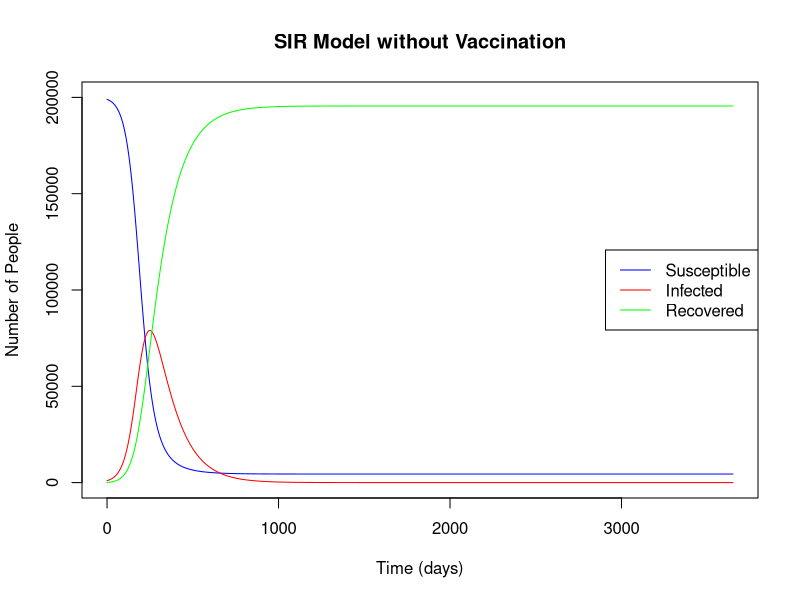
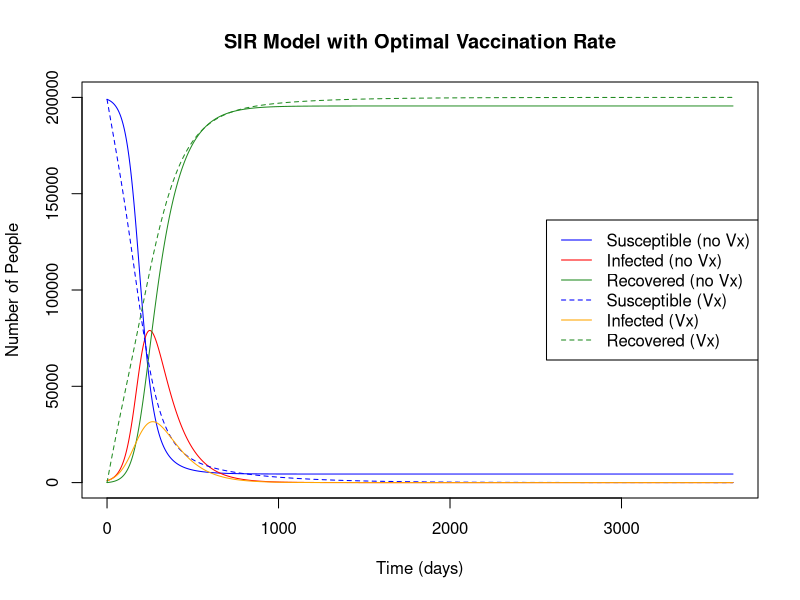
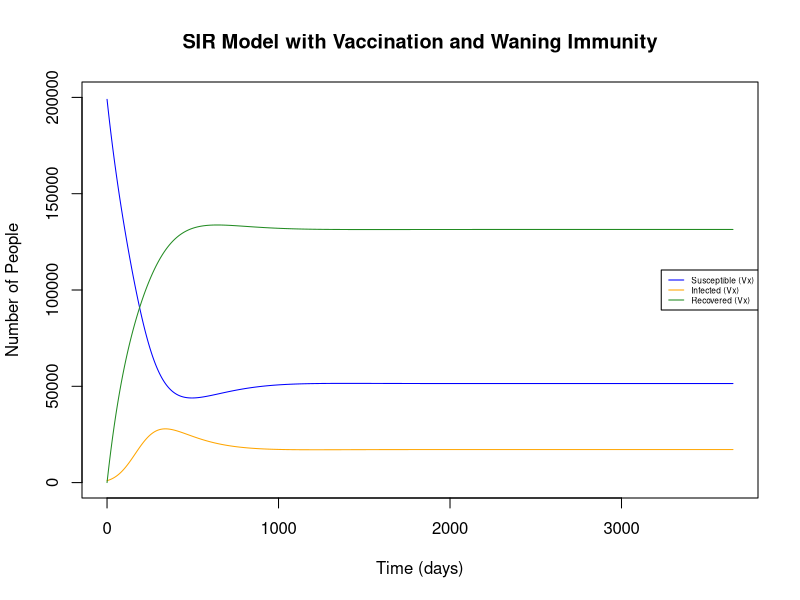
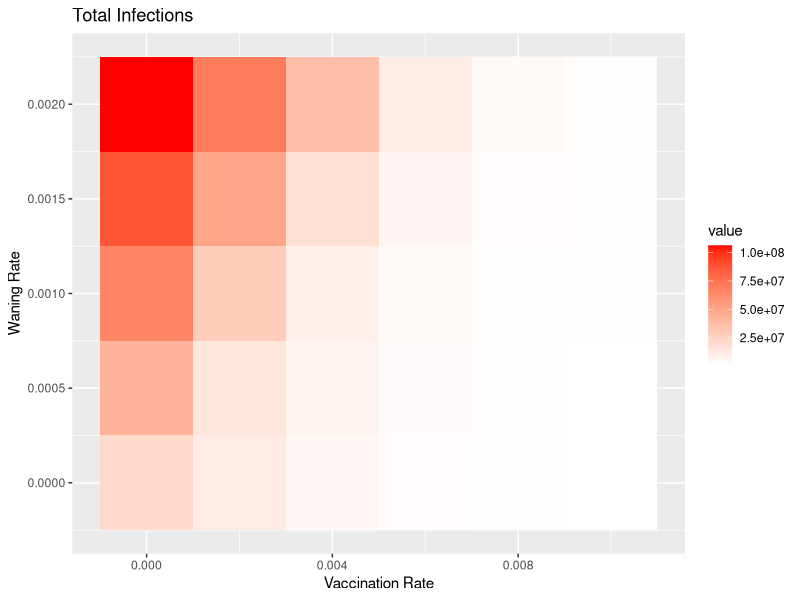
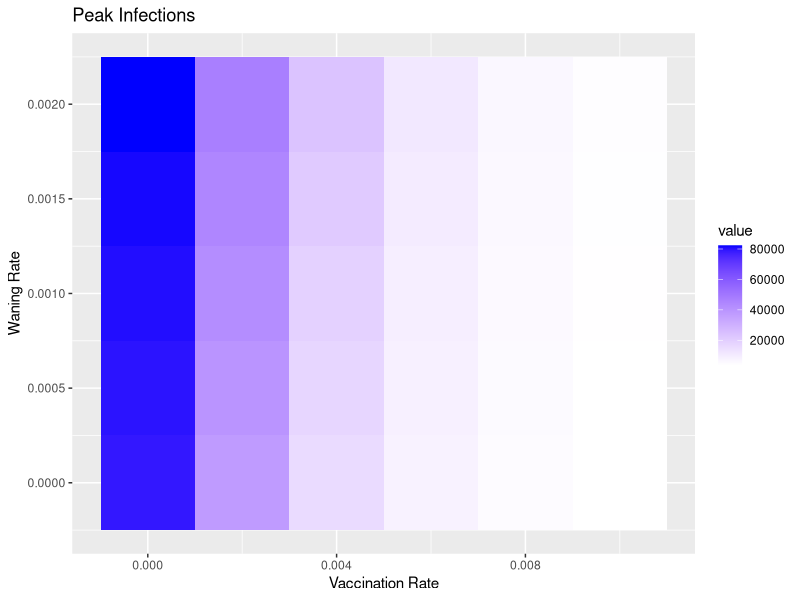
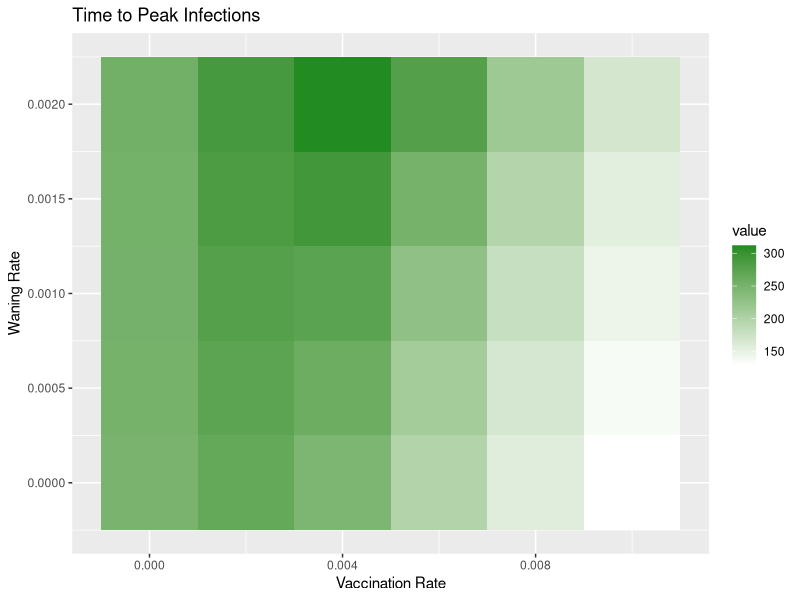
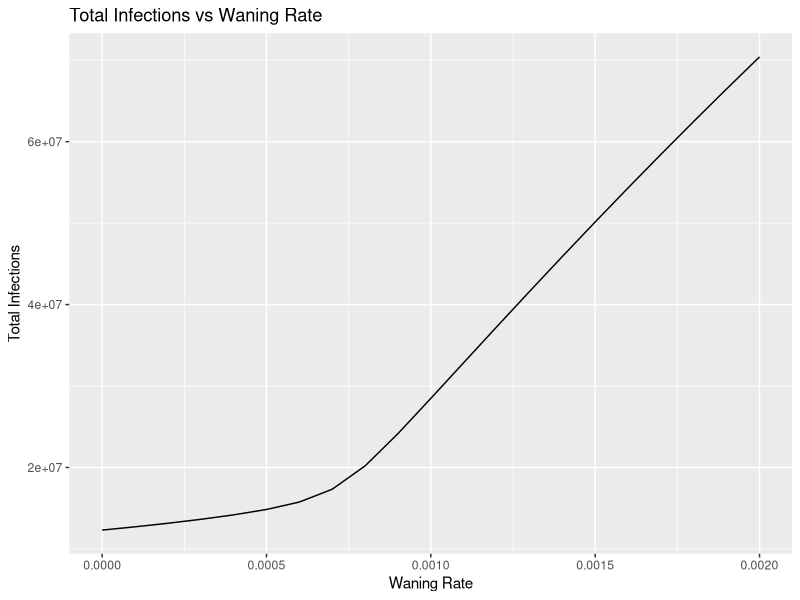
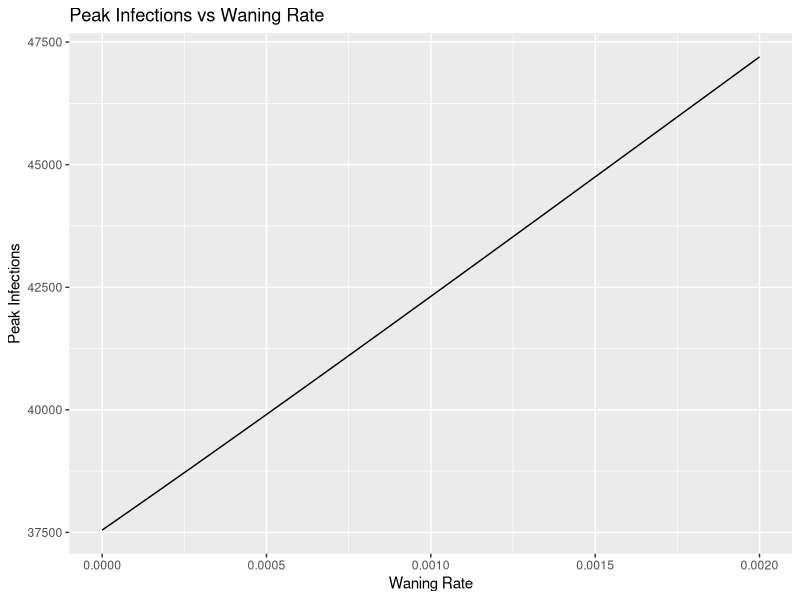

Source code (R) for these figures, in order:
## ---- chunk 1

library(deSolve)

# Define the SIR model
sir_model <- function(t, y, parms) {
  with(as.list(c(y, parms)), {
    dS <- -beta * S * I / N
    dI <- beta * S * I / N - gamma * I
    dR <- gamma * I
    list(c(dS, dI, dR))
  })
}

# Parameters
N <- 200000      # Total population
beta <- 0.035     # Infection rate
gamma <- 0.009    # Recovery rate
I0 <- 1000         # Initial number of infected individuals
R0 <- 0         # Initial number of recovered individuals
S0 <- N - I0    # Initial number of susceptible individuals

# Time
times <- seq(0, 10*365, by = 1)  # Time in days

# Initial values
init <- c(S = S0, I = I0, R = R0)
parms <- c(beta = beta, gamma = gamma, N = N)

# Run the simulation
out <- ode(y = init, times = times, func = sir_model, parms = parms)

# Convert output to a data frame
out_df <- as.data.frame(out)

# Find peak infections
peak_infections <- max(out_df$I)
peak_time <- out_df$time[which.max(out_df$I)]

# Compute total number of infections
total_infections <- sum(out_df$I) * diff(times[1:2])  # Approximate total infections

# Plot results
plot(out_df$time, out_df$S, type = 'l', col = 'blue', ylim = c(0, N), xlab = 'Time (days)', ylab = 'Number of People', main = 'SIR Model without Vaccination')
lines(out_df$time, out_df$I, col = 'red')
lines(out_df$time, out_df$R, col = 'green')
legend("right", legend = c("Susceptible", "Infected", "Recovered"), col = c("blue", "red", "green"), lty = 1)

# Print results
cat(sprintf("Peak number of infections: %.0f\n", peak_infections))
cat(sprintf("Time of peak infection (days): %.0f\n", peak_time))
cat(sprintf("Total number of infections: %.0f\n", total_infections))

## ---- chunk 2
library(deSolve)

# Define the SIR model with vaccination as an intervention
sir_model_vx <- function(t, y, parms) {
  with(as.list(c(y, parms)), {
    dS <- -beta * S * I / N - vx_rate * S
    dI <- beta * S * I / N - gamma * I
    dR <- gamma * I + vx_rate * S
    list(c(dS, dI, dR))
  })
}

# Parameters
N <- 200000       # Total population
beta <- 0.035     # Infection rate
gamma <- 0.009    # Recovery rate
I0 <- 1000        # Initial number of infected individuals
R0 <- 0           # Initial number of recovered individuals
S0 <- N - I0      # Initial number of susceptible individuals

# Time
times <- seq(0, 10*365, by = 1)  # Time in days

# Initial values
init <- c(S = S0, I = I0, R = R0)
parms <- c(beta = beta, gamma = gamma, N = N, vx_rate = 0)

# Function to simulate the model and return the total number of infections
simulate_sir_vx <- function(vx_rate) {
  parms["vx_rate"] <- vx_rate
  out <- ode(y = init, times = times, func = sir_model_vx, parms = parms)
  out_df <- as.data.frame(out)
  total_infections <- sum(out_df$I) * diff(times[1:2])  # Approximate total infections
  return(list(total_infections = total_infections, out_df = out_df))
}

# Calculate total infections without vaccination
result_no_vx <- simulate_sir_vx(0)
total_infections_no_vx <- result_no_vx$total_infections
out_df_no_vx <- result_no_vx$out_df

# Use a simple search algorithm to find the vaccination rate that halves the infections
target_infections <- total_infections_no_vx / 2

find_vx_rate <- function() {
  vx_rate <- 0.0001
  step <- 0.0001
  total_infections <- simulate_sir_vx(vx_rate)$total_infections
  while (total_infections > target_infections) {
    vx_rate <- vx_rate + step
    total_infections <- simulate_sir_vx(vx_rate)$total_infections
  }
  return(vx_rate)
}

optimal_vx_rate <- find_vx_rate()
cat(sprintf("Optimal vaccination rate to halve infections: %.5f\n", optimal_vx_rate))

# Calculate total number of vaccinations needed
total_vaccinations <- optimal_vx_rate * sum(out_df_no_vx$S) * diff(times[1:2])
cat(sprintf("Total number of vaccinations needed: %.0f\n", total_vaccinations))

# Run the simulation with the optimal vaccination rate
result_vx <- simulate_sir_vx(optimal_vx_rate)
out_df_vx <- result_vx$out_df
total_infections_vx <- result_vx$total_infections

# Plot results
plot(out_df_no_vx$time, out_df_no_vx$S, type = 'l', col = 'blue', ylim = c(0, N), xlab = 'Time (days)', ylab = 'Number of People', main = 'SIR Model with Optimal Vaccination Rate')
lines(out_df_no_vx$time, out_df_no_vx$I, col = 'red')
lines(out_df_no_vx$time, out_df_no_vx$R, col = 'forestgreen')
lines(out_df_vx$time, out_df_vx$S, col = 'blue', lty = 2)
lines(out_df_vx$time, out_df_vx$I, col = 'orange')
lines(out_df_vx$time, out_df_vx$R, col = 'forestgreen', lty = 2)
legend("right", legend = c("Susceptible (no Vx)", "Infected (no Vx)", "Recovered (no Vx)", "Susceptible (Vx)", "Infected (Vx)", "Recovered (Vx)"), col = c("blue", "red", "forestgreen", "blue", "orange", "forestgreen"), lty = c(1, 1, 1, 2, 1, 2))

# Print results
cat(sprintf("Peak number of infections without vaccination: %.0f\n", max(out_df_no_vx$I)))
cat(sprintf("Time of peak infection without vaccination (days): %.0f\n", out_df_no_vx$time[which.max(out_df_no_vx$I)]))
cat(sprintf("Total number of infections without vaccination: %.0f\n", total_infections_no_vx))
cat(sprintf("Total number of infections with vaccination: %.0f\n", total_infections_vx))

## ---- chunk 3

library(deSolve)

# Define the SIR model with vaccination and waning immunity
sir_model_vx_waning <- function(t, y, parms) {
  with(as.list(c(y, parms)), {
    dS <- -beta * S * I / N + waning_rate * R - vx_rate * S
    dI <- beta * S * I / N - gamma * I
    dR <- gamma * I - waning_rate * R + vx_rate * S
    list(c(dS, dI, dR))
  })
}

# Parameters
N <- 200000       # Total population
beta <- 0.035     # Infection rate
gamma <- 0.009    # Recovery rate
I0 <- 1000        # Initial number of infected individuals
R0 <- 0           # Initial number of recovered individuals
S0 <- N - I0      # Initial number of susceptible individuals
waning_rate <- 1 / (365 * 1)  # Waning immunity rate

# Time
times <- seq(0, 10*365, by = 1)  # Time in days

# Initial values
init <- c(S = S0, I = I0, R = R0)
parms <- c(beta = beta, gamma = gamma, N = N, vx_rate = 0, waning_rate = waning_rate)

# Function to simulate the model and return the total number of infections
simulate_sir_vx_waning <- function(vx_rate) {
  parms["vx_rate"] <- vx_rate
  out <- ode(y = init, times = times, func = sir_model_vx_waning, parms = parms)
  out_df <- as.data.frame(out)
  total_infections <- sum(out_df$I) * diff(times[1:2])  # Approximate total infections
  return(list(total_infections = total_infections, out_df = out_df))
}

# Calculate total infections without vaccination
result_no_vx <- simulate_sir_vx_waning(0)
total_infections_no_vx <- result_no_vx$total_infections
out_df_no_vx <- result_no_vx$out_df

# Use a simple search algorithm to find the vaccination rate that halves the infections
target_infections <- total_infections_no_vx / 2

find_vx_rate <- function() {
  vx_rate <- 0.0001
  step <- 0.0001
  total_infections <- simulate_sir_vx_waning(vx_rate)$total_infections
  while (total_infections > target_infections) {
    vx_rate <- vx_rate + step
    total_infections <- simulate_sir_vx_waning(vx_rate)$total_infections
  }
  return(vx_rate)
}

optimal_vx_rate <- find_vx_rate()
cat(sprintf("Optimal vaccination rate to halve infections: %.5f\n", optimal_vx_rate))

# Calculate total number of vaccinations needed
total_vaccinations <- optimal_vx_rate * sum(out_df_no_vx$S) * diff(times[1:2])
cat(sprintf("Total number of vaccinations needed: %.0f\n", total_vaccinations))

# Run the simulation with the optimal vaccination rate
result_vx <- simulate_sir_vx_waning(optimal_vx_rate)
out_df_vx <- result_vx$out_df
total_infections_vx <- result_vx$total_infections

# Plot results on vaccinated dynamics with waning immunity
plot(out_df_vx$time, out_df_vx$S, type = 'l', col = 'blue', ylim = c(0, N), xlab = 'Time (days)', ylab = 'Number of People', main = 'SIR Model with Vaccination and Waning Immunity')
lines(out_df_vx$time, out_df_vx$I, col = 'orange')
lines(out_df_vx$time, out_df_vx$R, col = 'forestgreen')
legend("right", legend = c("Susceptible (Vx)", "Infected (Vx)", "Recovered (Vx)"), col = c("blue", "orange", "forestgreen"), lty = 1, cex = 0.5)

# Print results
cat(sprintf("Peak number of infections without vaccination: %.0f\n", max(out_df_no_vx$I)))
cat(sprintf("Time of peak infection without vaccination (days): %.0f\n", out_df_no_vx$time[which.max(out_df_no_vx$I)]))
cat(sprintf("Total number of infections without vaccination: %.0f\n", total_infections_no_vx))
cat(sprintf("Total number of infections with vaccination: %.0f\n", total_infections_vx))


## ---- chunk 4
library(deSolve)
library(ggplot2)
library(reshape2)

# Define the SIR model with vaccination as an intervention and waning immunity
sir_model_vx_waning <- function(t, y, parms) {
  with(as.list(c(y, parms)), {
    dS <- -beta * S * I / N - vx_rate * S + waning_rate * R
    dI <- beta * S * I / N - gamma * I
    dR <- gamma * I + vx_rate * S - waning_rate * R
    list(c(dS, dI, dR))
  })
}

# Parameters
N <- 200000       # Total population
beta <- 0.035     # Infection rate
gamma <- 0.009    # Recovery rate
I0 <- 1000        # Initial number of infected individuals
R0 <- 0           # Initial number of recovered individuals
S0 <- N - I0      # Initial number of susceptible individuals

# Time
times <- seq(0, 10*365, by = 1)  # Time in days

# Initial values
init <- c(S = S0, I = I0, R = R0)

# Function to simulate the model and return the total number of infections
simulate_sir_vx_waning <- function(vx_rate, waning_rate) {
  parms <- c(beta = beta, gamma = gamma, N = N, vx_rate = vx_rate, waning_rate = waning_rate)
  out <- ode(y = init, times = times, func = sir_model_vx_waning, parms = parms)
  out_df <- as.data.frame(out)
  total_infections <- sum(out_df$I) * diff(times[1:2])  # Approximate total infections
  peak_infections <- max(out_df$I)
  peak_time <- out_df$time[which.max(out_df$I)]
  return(list(total_infections = total_infections, peak_infections = peak_infections, peak_time = peak_time))
}

# Define ranges for vx_rate and waning_rate
vx_rates <- seq(0, 0.01, by = 0.002)
waning_rates <- seq(0, 0.002, by = 0.0005)

# Store results
results <- data.frame()

# Run simulations for each combination of vx_rate and waning_rate
for (vx_rate in vx_rates) {
  for (waning_rate in waning_rates) {
    sim_result <- simulate_sir_vx_waning(vx_rate, waning_rate)
    results <- rbind(results, data.frame(vx_rate = vx_rate, waning_rate = waning_rate,
                                         total_infections = sim_result$total_infections,
                                         peak_infections = sim_result$peak_infections,
                                         peak_time = sim_result$peak_time))
  }
}

# Plotting the results
# Melt the results for easier plotting with ggplot2
results_melt <- melt(results, id.vars = c("vx_rate", "waning_rate"))

# Plot total infections
ggplot(results_melt[results_melt$variable == "total_infections", ], 
       aes(x = vx_rate, y = waning_rate, fill = value)) +
  geom_tile() +
  scale_fill_gradient(low = "white", high = "red") +
  labs(title = "Total Infections", x = "Vaccination Rate", y = "Waning Rate")

# Plot peak infections
ggplot(results_melt[results_melt$variable == "peak_infections", ], 
       aes(x = vx_rate, y = waning_rate, fill = value)) +
  geom_tile() +
  scale_fill_gradient(low = "white", high = "blue") +
  labs(title = "Peak Infections", x = "Vaccination Rate", y = "Waning Rate")

# Plot peak time
ggplot(results_melt[results_melt$variable == "peak_time", ], 
       aes(x = vx_rate, y = waning_rate, fill = value)) +
  geom_tile() +
  scale_fill_gradient(low = "white", high = "forestgreen") +
  labs(title = "Time to Peak Infections", x = "Vaccination Rate", y = "Waning Rate")

## ---- chunk 5
library(deSolve)
library(ggplot2)
library(reshape2)

# Define the SIR model with vaccination as an intervention and waning immunity
sir_model_vx_waning <- function(t, y, parms) {
  with(as.list(c(y, parms)), {
    dS <- -beta * S * I / N - vx_rate * S + waning_rate * R
    dI <- beta * S * I / N - gamma * I
    dR <- gamma * I + vx_rate * S - waning_rate * R
    list(c(dS, dI, dR))
  })
}

# Parameters
N <- 200000       # Total population
beta <- 0.035     # Infection rate
gamma <- 0.009    # Recovery rate
I0 <- 1000        # Initial number of infected individuals
R0 <- 0           # Initial number of recovered individuals
S0 <- N - I0      # Initial number of susceptible individuals
vx_rate <- 0.002  # Vaccination rate (example value)

# Time
times <- seq(0, 10*365, by = 1)  # Time in days

# Initial values
init <- c(S = S0, I = I0, R = R0)

# Function to simulate the model and return key metrics
simulate_sir_vx_waning <- function(waning_rate) {
  parms <- c(beta = beta, gamma = gamma, N = N, vx_rate = vx_rate, waning_rate = waning_rate)
  out <- ode(y = init, times = times, func = sir_model_vx_waning, parms = parms)
  out_df <- as.data.frame(out)
  total_infections <- sum(out_df$I) * diff(times[1:2])  # Approximate total infections
  peak_infections <- max(out_df$I)
  peak_time <- out_df$time[which.max(out_df$I)]
  return(list(total_infections = total_infections, peak_infections = peak_infections, peak_time = peak_time))
}

# Define range for waning_rate
waning_rates <- seq(0, 0.002, by = 0.0001)

# Store results
results <- data.frame()

# Run simulations for each waning_rate
for (waning_rate in waning_rates) {
  sim_result <- simulate_sir_vx_waning(waning_rate)
  results <- rbind(results, data.frame(waning_rate = waning_rate,
                                       total_infections = sim_result$total_infections,
                                       peak_infections = sim_result$peak_infections,
                                       peak_time = sim_result$peak_time))
}

# Plotting the results
# Melt the results for easier plotting with ggplot2
results_melt <- melt(results, id.vars = "waning_rate")

# Plot total infections
ggplot(results_melt[results_melt$variable == "total_infections", ], 
       aes(x = waning_rate, y = value)) +
  geom_line() +
  labs(title = "Total Infections vs Waning Rate", x = "Waning Rate", y = "Total Infections")

# Plot peak infections
ggplot(results_melt[results_melt$variable == "peak_infections", ], 
       aes(x = waning_rate, y = value)) +
  geom_line() +
  labs(title = "Peak Infections vs Waning Rate", x = "Waning Rate", y = "Peak Infections")

# Determine target waning rate for epidemic control
target_waning_rate <- results$waning_rate[which.min(results$total_infections > 0.5 * results$total_infections[1])]

# Convert to duration of immunity
target_duration_immunity <- 1 / target_waning_rate

# Print the target duration of immunity
cat(sprintf("The target duration of immunity for epidemic control is approximately %.2f years", target_duration_immunity / 365))
